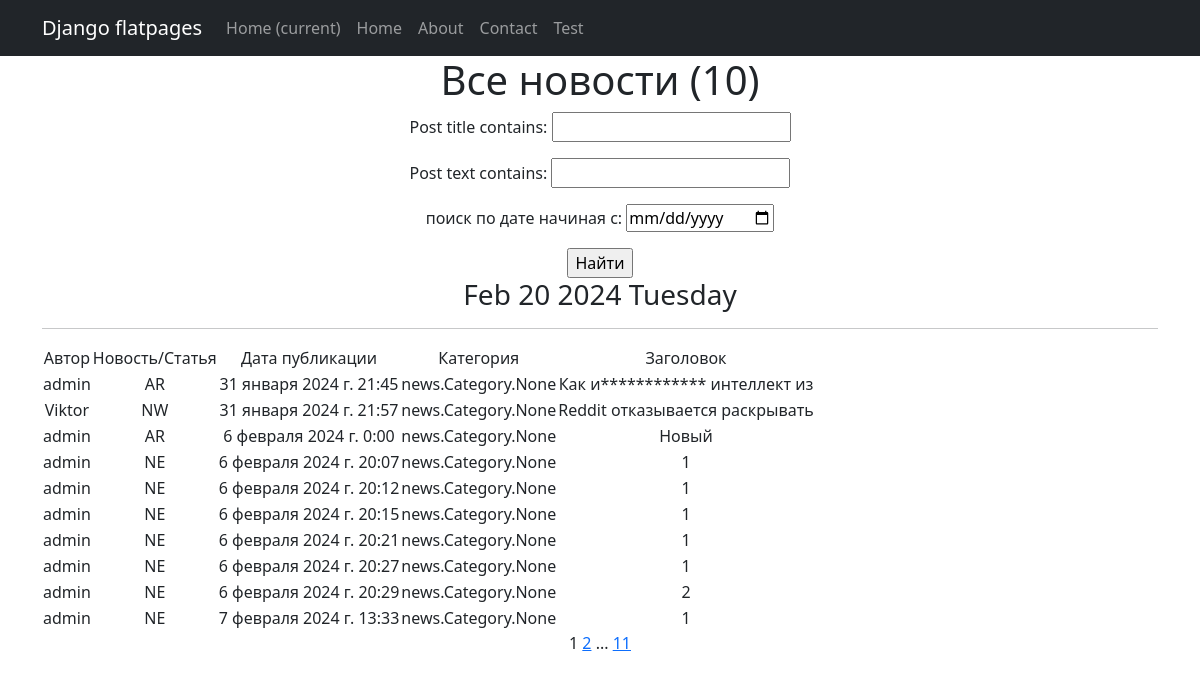
Page /news/ on the committed database.
### news/models.py (models this page shows, shortened)
class Post(models.Model):
    post_author = models.ForeignKey('Author', on_delete=models.CASCADE)
    post_choice = models.CharField(max_length=2,
                                   choices=TYPE,
                                   default=news)
    post_date = models.DateTimeField(auto_now_add=True)
    post_category = models.ManyToManyField('Category', through='PostCategory')
    post_title = models.CharField(max_length=30)
    post_text = models.TextField()
    post_rating = models.IntegerField(default=0)

class Author(models.Model):
    user = models.OneToOneField(User, on_delete=models.CASCADE)
    author_rating = models.IntegerField(default=0)
    def __str__(self):
        return self.user.username

### news/views.py (the view, shortened to what this page needs)
# urls.py: path('', PostList.as_view(), name='post_list'),
class PostList(ListView):
    model = Post
    ordering = 'post_date'
    template_name = 'articles.html'
    context_object_name = 'post_news'
    paginate_by = 10
    def get_context_data(self, **kwargs):  # забираем отфильтрованные объекты переопределяя метод get_context_data у наследуемого класса
        context = super().get_context_data(**kwargs)
        context['filterset'] = PostFilter(self.request.GET, queryset=self.get_queryset())  # вписываем фильтр в контекст
        context['categories'] = PostCategory.objects.all()
        context['form'] = PostForm()
        return context
    def get_queryset(self):
        queryset = super().get_queryset()
        self.filterset = PostFilter(self.request.GET, queryset)
        return self.filterset.qs

### news/forms.py (shortened to what this page needs)
class PostForm(forms.ModelForm):
    post_text = forms.CharField(min_length=5)
    class Meta:
        model = Post
        fields = [
            'post_author',
            'post_title',
            'post_category',
            'post_text'
        ]

### news/templatetags/custom_filters.py (called while the page is built)
@register.filter()
def cenzor(value):
    badwords = ["искусственный"]
    splitwords = value.split()
    for i in range(len(splitwords)):
        if splitwords[i] in badwords:
            firstletter = splitwords[i][0]
            newvalue=firstletter +"*"*(len(splitwords[i])-1)
            splitwords[i] = newvalue
    result = " ".join(splitwords)
    return f'{result}'

### news/templatetags/custom_tags.py (called while the page is built)
@register.simple_tag()
def current_time(format_string='%b %d %Y'):
   return datetime.utcnow().strftime(format_string)

@register.simple_tag(takes_context=True)
def url_replace(context, **kwargs):
   d = context['request'].GET.copy()
   for k, v in kwargs.items():
       d[k] = v
   return d.urlencode()

### templates/articles.html (shortened to what this page needs)
{% extends 'flatpages/default.html' %}
{% load custom_filters %}!
{% load custom_tags %}
{% block content %}
    <h1>Все новости ({{ post_news.count}})</h1>
    <form action="" method="get">
        {{ filterset.form.as_p }}
        <input type="submit" value="Найти" />
    </form>
    <h3>{% current_time '%b %d %Y %A' %}</h3>
    <hr>
    {% if post_news %}
        <table>
            <tr>
                <td>Автор</td>
                <td>Новость/Статья</td>
                <td>Дата публикации</td>
                <td>Категория</td>
                <td>Заголовок</td>
            </tr>
             {% for post_detail in post_news %}
            <tr>
                 <td>{{ post_detail.post_author }}</td>
                 <td>{{ post_detail.post_choice|truncatewords:2 }}</td>
                 <td>{{ post_detail.post_date }}</td>
                 <td>{{ post_detail.post_category }}</td>
                 <td>{{ post_detail.post_title|cenzor }}</td>
                 <td>
                 </td>
            </tr>
            {% endfor %}
        </table>
    {% else %}
        <h2>новостей нет!</h2>
    {% endif %}
   {{ page_obj.number }}
   {% if page_obj.has_next %}
       <a href="?{% url_replace page=page_obj.next_page_number %}">{{ page_obj.next_page_number }}</a>
       {% if paginator.num_pages != page_obj.next_page_number %}
           ...
           <a href="?{% url_replace page=page_obj.paginator.num_pages %}">{{ page_obj.paginator.num_pages }}</a>
       {% endif %}
   {% endif %}
{% endblock content %}

### templates/flatpages/default.html (shortened to what this page needs)
<!DOCTYPE html>
<html lang="en">
    <head>
        {% load static %}
        <link href="{% static 'css/styles.css' %}" rel="stylesheet" />
    </head>
    <body>
<nav class="navbar navbar-expand-lg navbar-dark bg-dark static-top">
   <div class="container">
       <a class="navbar-brand" href="#">Django flatpages</a>
       <div class="collapse navbar-collapse" id="navbarResponsive">
           <ul class="navbar-nav ml-auto">
               <li class="nav-item active">
                   <a class="nav-link" href="#">Home
                       <span class="sr-only">(current)</span>
                   </a>
               </li>
               <li class="nav-item">
                   <a class="nav-link" href="/home/">Home</a>
               <li class="nav-item">
                   <a class="nav-link" href="/about/">About</a>
               </li>
               <li class="nav-item">
                   <a class="nav-link" href="/contacts/">Contact</a>
               <li class="nav-item">
                   <a class="nav-link" href="/test/">Test</a>
               </li>
           </ul>
       </div>
   </div>
</nav>
<div class="container">
   <div class="row">
       <div class="col-lg-12 text-center">
           {% block content %}{% endblock content %}
       </div>
   </div>
</div>
</body>
</html>

### rows in the picture
Post: post_author "admin", post_choice "AR", post_date "31 января 2024 г. 21:45", post_category "news.Category.None", post_title|cenzor "Как и************ интеллект из"
Post: post_author "Viktor", post_choice "NW", post_date "31 января 2024 г. 21:57", post_category "news.Category.None", post_title|cenzor "Reddit отказывается раскрывать"
Post: post_author "admin", post_choice "AR", post_date "6 февраля 2024 г. 0:00", post_category "news.Category.None", post_title|cenzor "Новый"
Post: post_author "admin", post_choice "NE", post_date "6 февраля 2024 г. 20:07", post_category "news.Category.None", post_title|cenzor "1"
Post: post_author "admin", post_choice "NE", post_date "6 февраля 2024 г. 20:12", post_category "news.Category.None", post_title|cenzor "1"
Post: post_author "admin", post_choice "NE", post_date "6 февраля 2024 г. 20:15", post_category "news.Category.None", post_title|cenzor "1"
Post: post_author "admin", post_choice "NE", post_date "6 февраля 2024 г. 20:21", post_category "news.Category.None", post_title|cenzor "1"
Post: post_author "admin", post_choice "NE", post_date "6 февраля 2024 г. 20:27", post_category "news.Category.None", post_title|cenzor "1"
Post: post_author "admin", post_choice "NE", post_date "6 февраля 2024 г. 20:29", post_category "news.Category.None", post_title|cenzor "2"
Post: post_author "admin", post_choice "NE", post_date "7 февраля 2024 г. 13:33", post_category "news.Category.None", post_title|cenzor "1"

### other values in the picture
{{ post_news.count }} "10"
{{ page_obj.number }} "1"
{{ page_obj.next_page_number }} "2"
{{ page_obj.paginator.num_pages }} "11"
